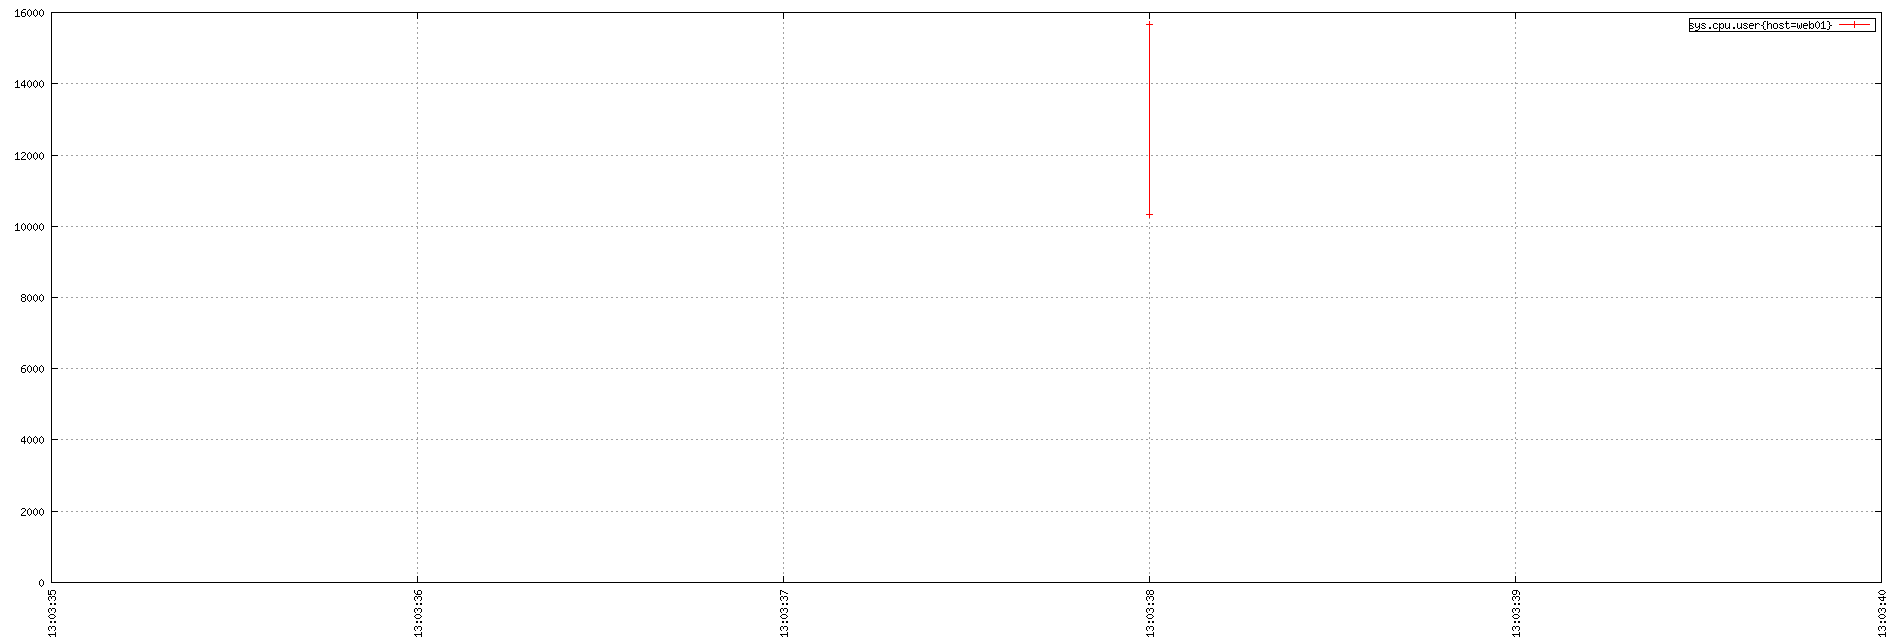

gnuplot code for this plot:
set term png small size 1900,644
set xdata time
set timefmt "%s"
if (GPVAL_VERSION < 4.6) set xtics rotate; else set xtics rotate right
set output "${TMPDIR-'tmp'}/tsd/727f6ded.png"
set xrange ["1670245415":"1670245420"]
set format x "%H:%M:%S"
set grid
set style data linespoint
set key right box
set yrange [0:]
plot  "${TMPDIR-'tmp'}/tsd/727f6ded_0.dat" using 1:2 title "sys.cpu.user{host=web01}"
